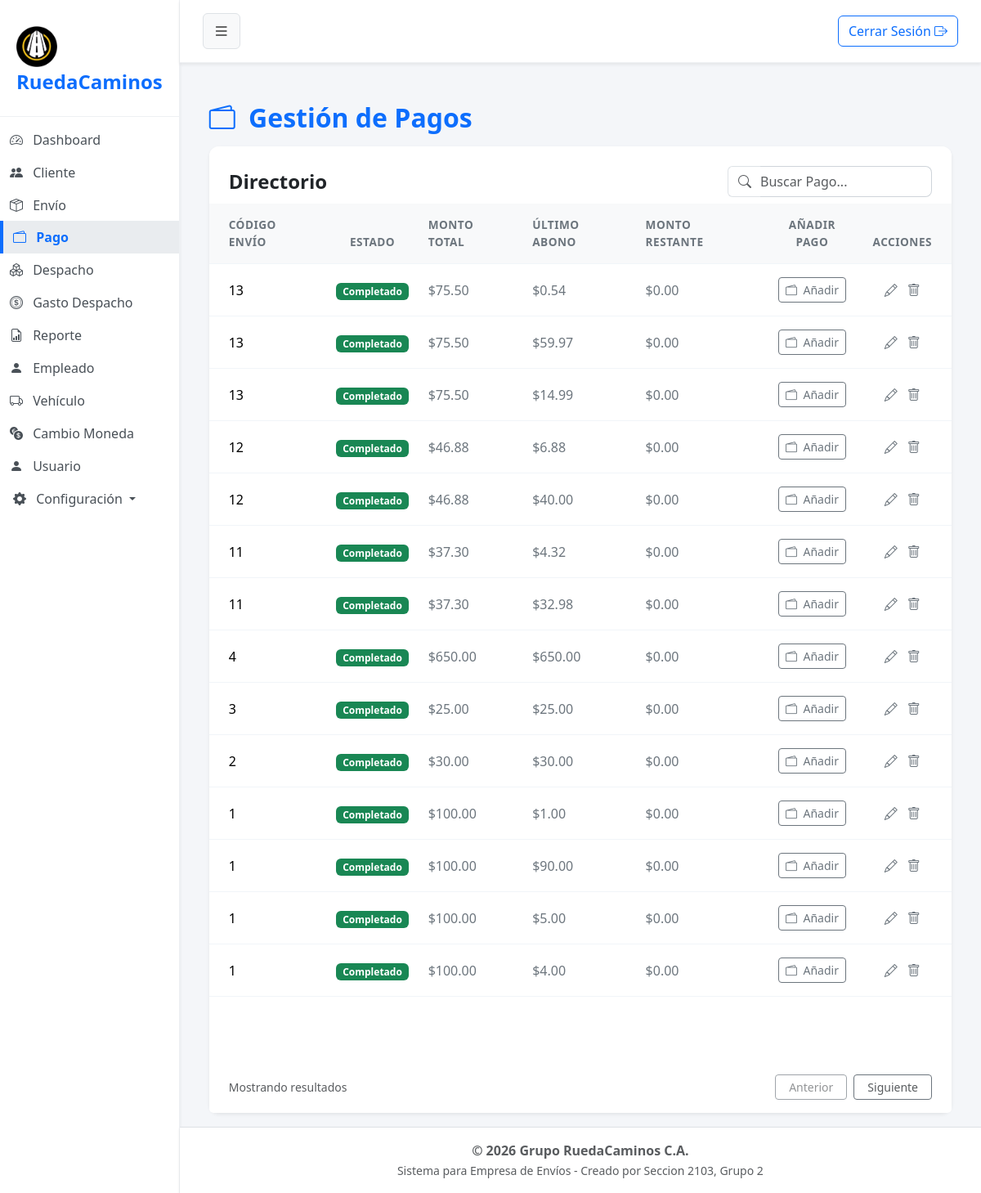
The app's page /?url=pago (signed in) with its own data.
### tables this page shows
CREATE TABLE `pago` (
  `cod_pago` int(11) NOT NULL,
  `fecha` date NOT NULL,
  `hora` datetime NOT NULL,
  `monto` decimal(8,2) NOT NULL,
  `referencia` varchar(20) NOT NULL,
  `estado_pago` tinyint(1) NOT NULL DEFAULT 0,
  `cod_envio` int(11) NOT NULL,
  `estado` tinyint(1) NOT NULL,
  `cod_detallepago` int(11) NOT NULL
);

CREATE TABLE `envio` (
  `cod_envio` int(11) NOT NULL,
  `fecha` datetime NOT NULL,
  `monto_total` decimal(8,2) NOT NULL,
  `estado` tinyint(1) NOT NULL,
  `cod_despacho` int(11) DEFAULT NULL,
  `peso_total` decimal(6,2) DEFAULT NULL,
  `anchura` decimal(5,2) NOT NULL,
  `altura` decimal(5,2) NOT NULL,
  `descrip_contenido` varchar(50) NOT NULL,
  `distancia_total` float(7,2) DEFAULT NULL,
  `cod_unidadmedida` int(1) DEFAULT NULL,
  `cod_preciokilometraje` int(11) DEFAULT NULL,
  `estatus_fragil` tinyint(1) NOT NULL
);

### app/controller/pagoController.php (called while the page is built, shortened)
<?php
$pago = new Pago();
$registros = $pago->obt_RegistrosPago();
include 'app/view/layout/header.php';
include 'app/view/pago/pagoView.php';
include 'app/view/layout/footer.php';
?>

### index.php (called while the page is built, shortened)
<?php
    $frontController = new FrontController();
?>

### app/config/Conexion.php (called while the page is built, shortened)
<?php
abstract class Conexion
{
    public $host = "localhost";
    public $namedb = "grupo_ruedacaminos";
    public $userdb = "root";
    public $passwd = "";
    public function __construct()
    {
        $this->conexion = $this->getConnection();
    }
    public function getConnection(): PDO
    {
        try {
            $dsn = "mysql:host=" . $this->host . ";dbname=" . $this->namedb . ";charset=utf8";
            $conexion = new PDO($dsn, $this->userdb, $this->passwd);
            $conexion->setAttribute(PDO::ATTR_ERRMODE, PDO::ERRMODE_EXCEPTION);
        } catch (PDOException $error) {
            die('No se pudo conectar a la base de datos, error:' . $error->getMessage());
        }
        return $conexion;
    }
}

### app/model/Pago.php (called while the page is built, shortened)
<?php
class Pago extends Conexion
{
    public function obt_RegistrosPago()
    {
        try {
            $sentencia = "SELECT e.cod_envio, e.monto_total, e.estado as estado_envio, p.cod_pago, p.fecha, p.hora, p.referencia, p.estado_pago, d.cod_detallepago, d.referencia as ref_detalle, p.monto as monto_abonado_usd, d.monto as monto_ingresado_original, m.nombre as metodo_pago, b.nombre as banco_nombre, d.cod_metodopago, d.cod_banco, (SELECT SUM(p2.monto) FROM pago p2 WHERE p2.cod_envio = e.cod_envio AND p2.estado = 1) as total_abonado_envio FROM envio e LEFT JOIN pago p ON e.cod_envio = p.cod_envio AND p.estado = 1 LEFT JOIN detalle_pago d ON p.cod_detallepago = d.cod_detallepago LEFT JOIN metodo_pago m ON d.cod_metodopago = m.cod_metodo LEFT JOIN banco b ON d.cod_banco = b.cod_banco WHERE e.estado = 1 ORDER BY e.cod_envio DESC, p.cod_pago DESC";
            $select = $this->conexion->prepare($sentencia);
            $select->execute();
            return $select->fetchAll(\PDO::FETCH_ASSOC);
        } catch (\PDOException $e) {
            return [];
        }
    }
}

### app/view/pago/componentes/tabla.php (the view)
<div class="card-body p-0">
    <div class="table-responsive">
        <table class="table table-hover align-middle mb-0">
            <thead class="table-light table-header-custom">
                <tr>
                    <th class="ps-4">CÓDIGO ENVÍO</th>
                    <th class="text-center">ESTADO</th>
                    <th>MONTO TOTAL</th>
                    <th>ÚLTIMO ABONO</th>
                    <th>MONTO RESTANTE</th>
                    <th class="text-center">AÑADIR PAGO</th>
                    <?php if ($_SESSION['usuario']['rol'] == '6'): ?>
                    <th class="pe-4 text-center">ACCIONES</th>
                    <?php endif;?>
                </tr>
            </thead>
            <tbody>
                <?php if (!empty($registros)): ?>
                    <?php foreach ($registros as $value):
                        $montoTotal = $value['monto_total'] ?? 0;
                        $totalAbonadoEnvio = $value['total_abonado_envio'] ?? 0;
                        $montoRestante = $montoTotal - $totalAbonadoEnvio;
                        $montoBaseEditar = $montoRestante + ($value['monto_abonado_usd'] ?? 0);
                        $tienePago = !empty($value['cod_pago']);
                    ?>
                        <tr>
                            <td class="ps-4 fw-medium"><?= $value['cod_envio']; ?></td>
                            <td class="text-center">
                                <?php if ($tienePago): ?>
                                    <span class="badge bg-<?= ($value['estado_pago'] == 1) ? 'success' : 'warning'; ?>">
                                        <?= ($value['estado_pago'] == 1) ? 'Completado' : 'Pendiente'; ?>
                                    </span>
                                <?php else: ?>
                                    <span class="badge bg-secondary">Sin pagos</span>
                                <?php endif; ?>
                            </td>
                            <td class="text-secondary">$<?= number_format($montoTotal, 2); ?></td>
                            <td class="text-secondary">$<?= number_format($value['monto_abonado_usd'] ?? 0, 2); ?></td>
                            <td class="text-secondary">$<?= number_format(max(0, $montoRestante), 2); ?></td>
                            <td class="text-center">
                                <button type="button" class="btn btn-outline-secondary btn-sm" title="Registrar"
                                    data-bs-toggle="modal" data-bs-target="#modalPago"
                                    data-envio="<?= $value['cod_envio']; ?>"
                                    data-montorestante="<?= max(0, $montoRestante); ?>">
                                    <i class="bi bi-wallet2 me-1"></i> Añadir
                                </button>
                            </td>
                            <?php if ($_SESSION['usuario']['rol'] == '6'): ?>
                            <td class="pe-4 text-center">
                                <?php if ($tienePago): ?>
                                    <a href="#" class="text-secondary me-2 text-decoration-none" title="Editar"
                                        data-bs-toggle="modal" data-bs-target="#modalPago"
                                        data-id="<?= $value['cod_pago']; ?>"
                                        data-envio="<?= $value['cod_envio']; ?>"
                                        data-monto="<?= $value['monto_abonado_usd']; ?>"
                                        data-monto-original="<?= $value['monto_ingresado_original']; ?>"
                                        data-fecha="<?= $value['fecha']; ?>"
                                        data-referencia="<?= $value['referencia']; ?>"
                                        data-estatus="<?= $value['estado_pago']; ?>"
                                        data-metodo="<?= $value['cod_metodopago'] ?? ''; ?>"
                                        data-banco="<?= $value['cod_banco'] ?? ''; ?>"
                                        data-detalle="<?= $value['cod_detallepago']; ?>"
                                        data-montobaseeditar="<?= max(0, $montoBaseEditar); ?>">
                                        <i class="bi bi-pencil"></i>
                                    </a>
                                    <a href="#" class="text-secondary text-decoration-none btn-eliminar" title="Eliminar"
                                        data-id="<?= $value['cod_pago']; ?>">
                                        <i class="bi bi-trash"></i>
                                    </a>
                                <?php else: ?>
                                    <span class="text-muted small">N/A</span>
                                <?php endif; ?>
                            </td>
                            <?php endif; ?>
                        </tr>
                    <?php endforeach; ?>
                <?php else: ?>
                    <tr>
                        <td colspan="7" class="text-center text-muted py-4">No hay envíos registrados actualmente.</td>
                    </tr>
                <?php endif; ?>
            </tbody>
        </table>
    </div>
</div>

### assets/css/styles.css (style rules this page uses)
body { background-color: #f4f6f9; font-family: "Segoe UI", Tahoma, Geneva, Verdana, sans-serif; overflow-x: hidden; }
.table> :not(caption)>*>* { padding: 1rem 0.75rem; border-bottom-color: #f1f5f9; }
.table-header-custom th { color: #6c757d; font-weight: 600; font-size: 0.85rem; letter-spacing: 0.5px; }

### records on screen
pago: cod_envio.cod_envio "13", estado_pago "Completado", cod_envio.monto_total "75.50", monto "0.54", max(0, $montoRestante) "0.00"
pago: cod_envio.cod_envio "13", estado_pago "Completado", cod_envio.monto_total "75.50", monto "59.97", max(0, $montoRestante) "0.00"
pago: cod_envio.cod_envio "13", estado_pago "Completado", cod_envio.monto_total "75.50", monto "14.99", max(0, $montoRestante) "0.00"
pago: cod_envio.cod_envio "12", estado_pago "Completado", cod_envio.monto_total "46.88", monto "6.88", max(0, $montoRestante) "0.00"
pago: cod_envio.cod_envio "12", estado_pago "Completado", cod_envio.monto_total "46.88", monto "40.00", max(0, $montoRestante) "0.00"
pago: cod_envio.cod_envio "11", estado_pago "Completado", cod_envio.monto_total "37.30", monto "4.32", max(0, $montoRestante) "0.00"
pago: cod_envio.cod_envio "11", estado_pago "Completado", cod_envio.monto_total "37.30", monto "32.98", max(0, $montoRestante) "0.00"
pago: cod_envio.cod_envio "4", estado_pago "Completado", cod_envio.monto_total "650.00", monto "650.00", max(0, $montoRestante) "0.00"
pago: cod_envio.cod_envio "3", estado_pago "Completado", cod_envio.monto_total "25.00", monto "25.00", max(0, $montoRestante) "0.00"
pago: cod_envio.cod_envio "2", estado_pago "Completado", cod_envio.monto_total "30.00", monto "30.00", max(0, $montoRestante) "0.00"
pago: cod_envio.cod_envio "1", estado_pago "Completado", cod_envio.monto_total "100.00", monto "1.00", max(0, $montoRestante) "0.00"
pago: cod_envio.cod_envio "1", estado_pago "Completado", cod_envio.monto_total "100.00", monto "90.00", max(0, $montoRestante) "0.00"
pago: cod_envio.cod_envio "1", estado_pago "Completado", cod_envio.monto_total "100.00", monto "5.00", max(0, $montoRestante) "0.00"
pago: cod_envio.cod_envio "1", estado_pago "Completado", cod_envio.monto_total "100.00", monto "4.00", max(0, $montoRestante) "0.00"
